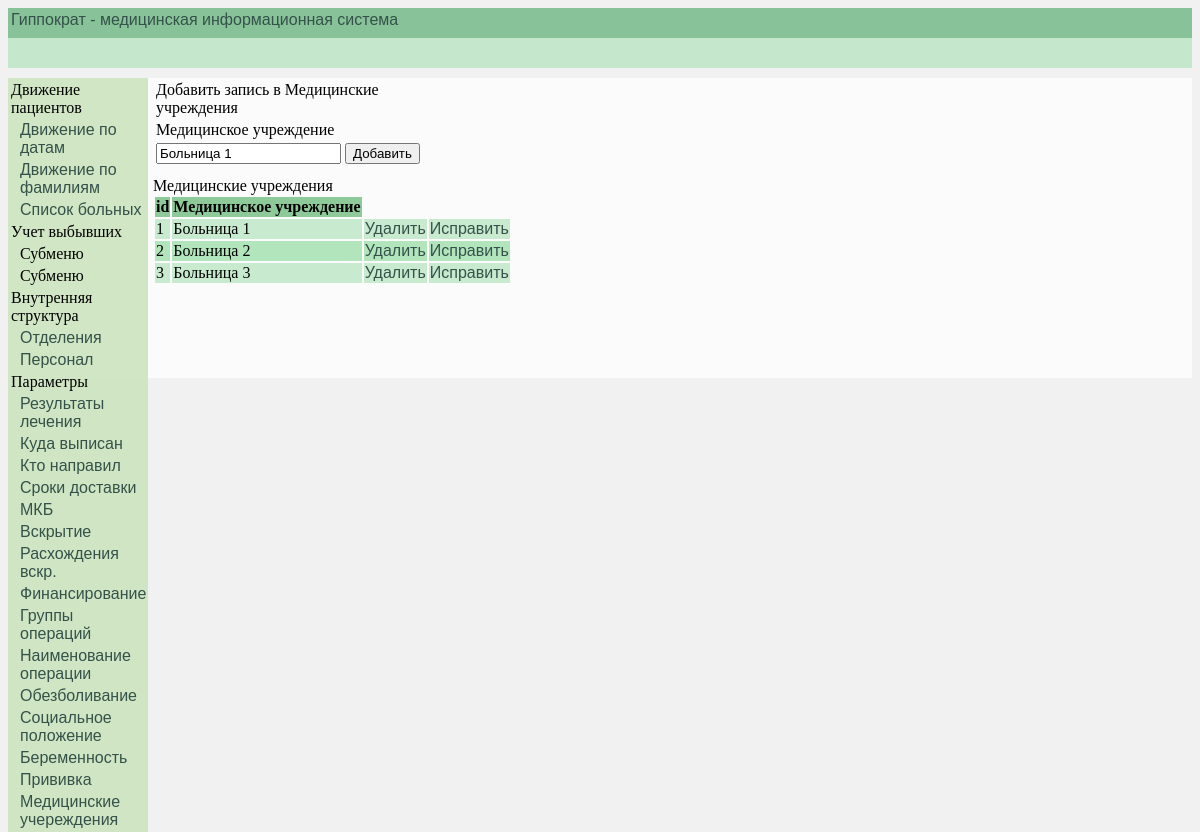
Page /edit_medical_institution/1/ on the committed database.
### InternalStructure/models.py (models this page shows, shortened)
class MedicalInstitution(models.Model):
    medical_institution = models.CharField(db_index=True, verbose_name='Медицинское учреждение', max_length=40)
    class Meta():
        verbose_name_plural = 'Медицинские учреждения'
        verbose_name = 'Медицинское учреждение'
        ordering = ['medical_institution']

### InternalStructure/views.py (the view)
# urls.py: path('edit_medical_institution/<int:id_record>/', edit_record, {'model': MedicalInstitution,
def edit_record(request, id_record, model, edit_form, template):
    edit_id = model.objects.get(pk=id_record)
    list_of_records = model.objects.all()
    if request.method == 'POST':
        edit_id_form = edit_form(request.POST, instance=edit_id)
        if edit_id_form.is_valid():
            edit_id_form.save()
            rev = template
            return HttpResponseRedirect(reverse(rev),
                                        {'list_of_records': list_of_records})
    else:
        edit_id_form = edit_form(instance=edit_id)
        return render(request, 'Main/' + template + '.html', {'list_of_records': list_of_records,
                                                              'rec_form': edit_id_form})

### InternalStructure/forms.py
class MedicalInstitutionForms(forms.ModelForm):
    medical_institution = forms.CharField(max_length=40)
    class Meta:
        model = MedicalInstitution
        fields = ('medical_institution',)

### Main/templates/Main/medical_institution.html
{% extends "Main/base.html" %}
{% block content %}
{% include "InternalStructure/medical_institution.html" %}
{% endblock %}

### InternalStructure/templates/InternalStructure/medical_institution.html (shortened to what this page needs)
{% load static %}
<!DOCTYPE html>
<html lang="ru">
<head>
    <link rel="stylesheet" type="text/css" href="{% static 'InternalStructure/css/internal_structure.css' %}" >
</head>
<body>
<div id="add_pat">
    <table id="table_add_pat">
        <tr>
            <td colspan="2">Добавить запись в Медицинские учреждения</td>
        </tr>
         <tr>
            <td>Медицинское учреждение</td>
        </tr>
        <tr>
            <form method="POST">
                <td>{{ rec_form.medical_institution }}</td>
                <td><input type="submit" value="Добавить" ></td>
            </form>
        </tr>
    </table>
</div>
<div>Медицинские учреждения</div>
<table id="Table_list">
    <tr class="Table_list_pat_head">
        <th>id</th>
        <th>Медицинское учреждение</th>
    </tr>
        {% for rec in list_of_records %}
            <tr>
                <td>{{ rec.id }}</td>
                <td>{{ rec.medical_institution }}</td>
                <td><a href="{% url 'delete_medical_institution' id_record=rec.id %}">Удалить</a></td>
                <td><a href="{% url 'edit_medical_institution' id_record=rec.id %}">Исправить</a></td>
             </tr>
        {% endfor %}
</table>
</body>
</html>

### Main/static/Main/css/index.css (style rules this page uses)
a { font-family: sans-serif; text-decoration: none; }
a:link { color: #34524a; }
body { background: #ecececb2; }

### InternalStructure/static/InternalStructure/css/internal_structure.css (style rules this page uses)
#Table_list th { background: #50995e5e; }
#Table_list tbody tr:nth-child(odd) { background: #b3e5bd; }
#Table_list tbody tr:nth-child(even) { background: #b3e5bdb2; }
#table_add_pat td { text-align: left; width: 70px; }
#add_pat { margin-bottom: 10px; }

### rows in the picture
MedicalInstitution: medical_institution "Больница 1", id "1"
MedicalInstitution: id "2", medical_institution "Больница 2"
MedicalInstitution: id "3", medical_institution "Больница 3"
